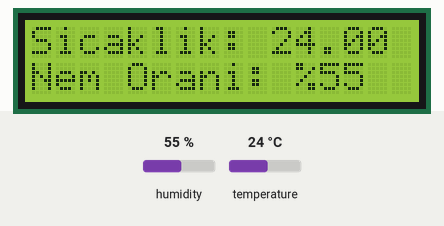
Simulated run of this sketch. Board: Arduino Uno, built with avr-gcc and run on an emulated ATmega328P. On the bench: 16×2 character LCD. The inputs (shaded band) are chosen by the test bench; at power-on: humidity 55 %, temperature 24 °C.

Above: at 1.2 s.
1.3 s: humidity set to 22 %
At 3.4 s:
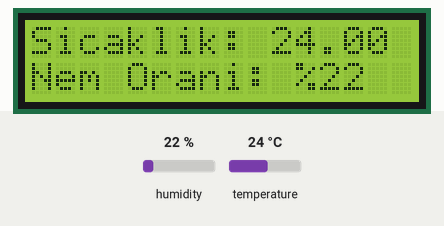
4.1 s: temperature set to 12 °C
At 5.7 s:
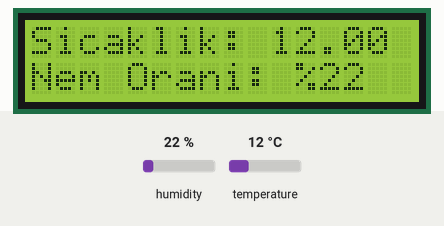
6.9 s: humidity set to 40 %
At 9.1 s:
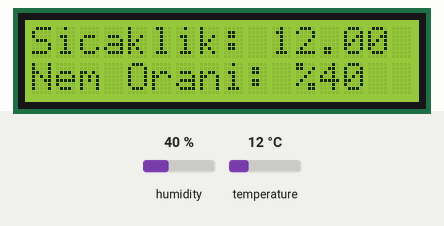
9.9 s: temperature set to 19 °C
At 11.4 s:
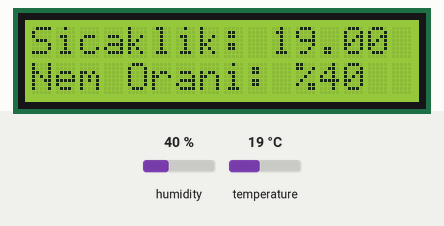
Timing chart, 0 to 12.9 s (numbered marks = the images above; inputs shaded):
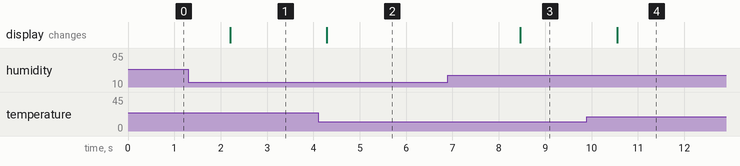

The sketch:

Kod.ino
```cpp
#include <LiquidCrystal_I2C.h>
#include <Wire.h>
#include <DHT.h>
LiquidCrystal_I2C lcd(0x27, 16, 2);
#define DHTPIN 3
DHT dht(DHTPIN, DHT11);
void setup() {
  dht.begin();
  lcd.begin();
}

void loop() {
  int nem = dht.readHumidity();
  float sicaklik = dht.readTemperature();
  lcd.clear();
  lcd.setCursor(0,0);
  lcd.print("Sicaklik: ");
  lcd.print(sicaklik);
  lcd.setCursor(0,1);
  lcd.print("Nem Orani: %");
  lcd.print(nem);
  delay(1000);
}
```

Measured:
- after the input at 1.3 s, the display: changes after 0.90 s (image 1)
- after the input at 4.1 s, the display: changes after 0.19 s (image 2)
- after the input at 6.9 s, the display: changes after 1.6 s (image 3)
- after the input at 9.9 s, the display: changes after 0.65 s (image 4)
